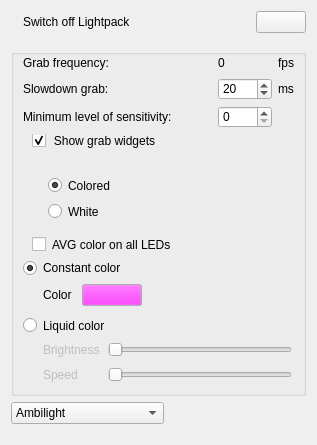
      <widget class="QWidget" name="tabSoftwareOptions">
       <property name="enabled">
        <bool>true</bool>
       </property>
       <attribute name="title">
        <string>Mode</string>
       </attribute>
       <layout class="QVBoxLayout" name="verticalLayout_4">
        <item>
         <layout class="QHBoxLayout" name="horizontalLayout_12">
          <property name="leftMargin">
           <number>12</number>
          </property>
          <item>
           <widget class="QLabel" name="label_EnableDisableDevice">
            <property name="minimumSize">
             <size>
              <width>0</width>
              <height>21</height>
             </size>
            </property>
            <property name="maximumSize">
             <size>
              <width>16777215</width>
              <height>21</height>
             </size>
            </property>
            <property name="font">
             <font>
              <weight>50</weight>
              <bold>false</bold>
             </font>
            </property>
            <property name="text">
             <string>Switch off Lightpack</string>
            </property>
            <property name="alignment">
             <set>Qt::AlignLeading|Qt::AlignLeft|Qt::AlignVCenter</set>
            </property>
           </widget>
          </item>
          <item>
           <widget class="QPushButton" name="pushButton_EnableDisableDevice">
            <property name="sizePolicy">
             <sizepolicy hsizetype="Fixed" vsizetype="Fixed">
              <horstretch>0</horstretch>
              <verstretch>0</verstretch>
             </sizepolicy>
            </property>
            <property name="minimumSize">
             <size>
              <width>50</width>
              <height>0</height>
             </size>
            </property>
            <property name="focusPolicy">
             <enum>Qt::TabFocus</enum>
            </property>
            <property name="text">
             <string/>
            </property>
            <property name="icon">
             <iconset resource="../res/LightpackResources.qrc">
              <normaloff>:/icons/off.png</normaloff>:/icons/off.png</iconset>
            </property>
            <property name="checkable">
             <bool>false</bool>
            </property>
            <property name="checked">
             <bool>false</bool>
            </property>
            <property name="default">
             <bool>false</bool>
            </property>
            <property name="flat">
             <bool>false</bool>
            </property>
           </widget>
          </item>
         </layout>
        </item>
        <item>
         <widget class="QGroupBox" name="groupBox_7">
          <property name="minimumSize">
           <size>
            <width>0</width>
            <height>100</height>
           </size>
          </property>
          <property name="styleSheet">
           <string notr="true">#groupBox_7 {margin-top: 10px;padding-top:10px;}</string>
          </property>
          <property name="title">
           <string/>
          </property>
          <layout class="QVBoxLayout" name="verticalLayout_11">
           <property name="sizeConstraint">
            <enum>QLayout::SetMinimumSize</enum>
           </property>
           <item>
            <widget class="QFrame" name="frmAmbilight">
             <property name="styleSheet">
              <string notr="true">#frmAmbilight {border: 0px;}</string>
             </property>
             <property name="frameShape">
              <enum>QFrame::StyledPanel</enum>
             </property>
             <property name="frameShadow">
              <enum>QFrame::Raised</enum>
             </property>
             <layout class="QVBoxLayout" name="verticalLayout_8">
              <property name="margin">
               <number>0</number>
              </property>
              <item>
               <layout class="QGridLayout" name="gridLayout" rowstretch="0,0,0">
                <item row="0" column="0">
                 <widget class="QLabel" name="label_GrabFrequency_txt">
                  <property name="minimumSize">
                   <size>
                    <width>0</width>
                    <height>18</height>
                   </size>
                  </property>
                  <property name="maximumSize">
                   <size>
                    <width>16777215</width>
                    <height>18</height>
                   </size>
                  </property>
                  <property name="font">
                   <font>
                    <weight>50</weight>
                    <bold>false</bold>
                   </font>
                  </property>
                  <property name="text">
                   <string>Grab frequency:</string>
                  </property>
                  <property name="alignment">
                   <set>Qt::AlignLeading|Qt::AlignLeft|Qt::AlignVCenter</set>
                  </property>
                 </widget>
                </item>
                <item row="0" column="3">
                 <widget class="QLabel" name="label_GrabFrequency_txt_fps">
                  <property name="text">
                   <string>fps</string>
                  </property>
                  <property name="alignment">
                   <set>Qt::AlignLeading|Qt::AlignLeft|Qt::AlignVCenter</set>
                  </property>
                  <property name="textInteractionFlags">
                   <set>Qt::LinksAccessibleByMouse|Qt::TextSelectableByMouse</set>
                  </property>
                 </widget>
                </item>
                <item row="1" column="0">
                 <widget class="QLabel" name="label_SlowdownGrab_txt">
                  <property name="minimumSize">
                   <size>
                    <width>0</width>
                    <height>17</height>
                   </size>
                  </property>
                  <property name="maximumSize">
                   <size>
                    <width>16777215</width>
                    <height>17</height>
                   </size>
                  </property>
                  <property name="font">
                   <font>
                    <weight>50</weight>
                    <bold>false</bold>
                   </font>
                  </property>
                  <property name="text">
                   <string>Slowdown grab:</string>
                  </property>
                  <property name="alignment">
                   <set>Qt::AlignLeading|Qt::AlignLeft|Qt::AlignVCenter</set>
                  </property>
                  <property name="margin">
                   <number>0</number>
                  </property>
                 </widget>
                </item>
                <item row="1" column="2">
                 <widget class="QSpinBox" name="spinBox_SlowdownGrab">
                  <property name="minimum">
                   <number>1</number>
                  </property>
                  <property name="maximum">
                   <number>1000</number>
                  </property>
                  <property name="value">
                   <number>20</number>
                  </property>
                 </widget>
                </item>
                <item row="2" column="2">
                 <widget class="QSpinBox" name="spinBox_MinLevelOfSensitivity">
                  <property name="minimum">
                   <number>0</number>
                  </property>
                  <property name="maximum">
                   <number>20</number>
                  </property>
                  <property name="value">
                   <number>0</number>
                  </property>
                 </widget>
                </item>
                <item row="1" column="3">
                 <widget class="QLabel" name="label_SlowdownGrab_txt_ms">
                  <property name="text">
                   <string>ms</string>
                  </property>
                  <property name="alignment">
                   <set>Qt::AlignLeading|Qt::AlignLeft|Qt::AlignVCenter</set>
                  </property>
                 </widget>
                </item>
                <item row="2" column="0">
                 <widget class="QLabel" name="label_MinLevelOfSensitivity">
                  <property name="font">
                   <font>
                    <weight>50</weight>
                    <bold>false</bold>
                   </font>
                  </property>
                  <property name="text">
                   <string>Minimum level of sensitivity:</string>
                  </property>
                  <property name="alignment">
                   <set>Qt::AlignLeading|Qt::AlignLeft|Qt::AlignVCenter</set>
                  </property>
                 </widget>
                </item>
                <item row="2" column="1">
                 <spacer name="horizontalSpacer">
                  <property name="orientation">
                   <enum>Qt::Horizontal</enum>
                  </property>
                  <property name="sizeHint" stdset="0">
                   <size>
                    <width>40</width>
                    <height>2</height>
                   </size>
                  </property>
                 </spacer>
                </item>
                <item row="0" column="2">
                 <widget class="QLabel" name="label_GrabFrequency_value">
                  <property name="text">
                   <string notr="true">0</string>
                  </property>
                  <property name="margin">
                   <number>3</number>
                  </property>
                  <property name="textInteractionFlags">
                   <set>Qt::LinksAccessibleByMouse|Qt::TextSelectableByMouse</set>
                  </property>
                 </widget>
                </item>
               </layout>
              </item>
              <item>
               <widget class="QGroupBox" name="groupBox_ShowGrabWidgets">
                <property name="sizePolicy">
                 <sizepolicy hsizetype="Preferred" vsizetype="Fixed">
                  <horstretch>0</horstretch>
                  <verstretch>0</verstretch>
                 </sizepolicy>
                </property>
                <property name="minimumSize">
                 <size>
                  <width>0</width>
                  <height>0</height>
                 </size>
                </property>
                <property name="font">
                 <font>
                  <weight>50</weight>
                  <bold>false</bold>
                 </font>
                </property>
                <property name="autoFillBackground">
                 <bool>false</bool>
                </property>
                <property name="styleSheet">
                 <string notr="true">QGroupBox{
border: 0px; 
padding-left: 10px;
margin-top: 0px;
}
QGroupBox::title {
subcontrol-position: top left;
left: +9px;
}

QRadioButton#radioButton_Colored{
padding-top: 15px;
}
QRadioButton#radioButton_White{
padding-top: 5px;
}</string>
                </property>
                <property name="title">
                 <string>Show grab widgets</string>
                </property>
                <property name="flat">
                 <bool>false</bool>
                </property>
                <property name="checkable">
                 <bool>true</bool>
                </property>
                <layout class="QVBoxLayout" name="verticalLayout_10">
                 <property name="leftMargin">
                  <number>22</number>
                 </property>
                 <item>
                  <widget class="QRadioButton" name="radioButton_Colored">
                   <property name="minimumSize">
                    <size>
                     <width>0</width>
                     <height>28</height>
                    </size>
                   </property>
                   <property name="text">
                    <string>Colored</string>
                   </property>
                   <property name="checked">
                    <bool>true</bool>
                   </property>
                  </widget>
                 </item>
                 <item>
                  <widget class="QRadioButton" name="radioButton_White">
                   <property name="text">
                    <string>White</string>
                   </property>
                  </widget>
                 </item>
                </layout>
               </widget>
              </item>
              <item>
               <widget class="QCheckBox" name="checkBox_AVG_Colors">
                <property name="font">
                 <font>
                  <weight>50</weight>
                  <bold>false</bold>
                 </font>
                </property>
                <property name="styleSheet">
                 <string notr="true">QCheckBox#checkBox_AVG_Colors{
padding-left: 9px;
margin-top: 0px;

}</string>
                </property>
                <property name="text">
                 <string>AVG color on all LEDs</string>
                </property>
                <property name="checked">
                 <bool>false</bool>
                </property>
               </widget>
              </item>
             </layout>
            </widget>
           </item>
           <item>
            <widget class="QFrame" name="frmBacklight">
             <property name="styleSheet">
              <string notr="true">#frmBacklight {border: 0px}</string>
             </property>
             <property name="frameShape">
              <enum>QFrame::StyledPanel</enum>
             </property>
             <property name="frameShadow">
              <enum>QFrame::Raised</enum>
             </property>
             <layout class="QVBoxLayout" name="verticalLayout_9">
              <property name="margin">
               <number>0</number>
              </property>
              <item>
               <widget class="QRadioButton" name="radioButton_ConstantColorMoodLampMode">
                <property name="text">
                 <string>Constant color</string>
                </property>
                <property name="checkable">
                 <bool>true</bool>
                </property>
                <property name="checked">
                 <bool>true</bool>
                </property>
               </widget>
              </item>
              <item>
               <layout class="QFormLayout" name="formLayout_2">
                <property name="horizontalSpacing">
                 <number>10</number>
                </property>
                <property name="leftMargin">
                 <number>20</number>
                </property>
                <item row="0" column="0">
                 <widget class="QLabel" name="label_MoodLampColor">
                  <property name="text">
                   <string>Color</string>
                  </property>
                 </widget>
                </item>
                <item row="0" column="1">
                 <widget class="QColorButton" name="pushButton_SelectColor">
                  <property name="sizePolicy">
                   <sizepolicy hsizetype="Fixed" vsizetype="Fixed">
                    <horstretch>0</horstretch>
                    <verstretch>0</verstretch>
                   </sizepolicy>
                  </property>
                  <property name="minimumSize">
                   <size>
                    <width>60</width>
                    <height>22</height>
                   </size>
                  </property>
                  <property name="maximumSize">
                   <size>
                    <width>60</width>
                    <height>22</height>
                   </size>
                  </property>
                  <property name="baseSize">
                   <size>
                    <width>60</width>
                    <height>22</height>
                   </size>
                  </property>
                  <property name="palette">
                   <palette>
                    <active>
                     <colorrole role="Button">
                      <brush brushstyle="SolidPattern">
                       <color alpha="255">
                        <red>255</red>
                        <green>0</green>
                        <blue>255</blue>
                       </color>
                      </brush>
                     </colorrole>
                    </active>
                    <inactive>
                     <colorrole role="Button">
                      <brush brushstyle="SolidPattern">
                       <color alpha="255">
                        <red>255</red>
                        <green>0</green>
                        <blue>255</blue>
                       </color>
                      </brush>
                     </colorrole>
                    </inactive>
                    <disabled>
                     <colorrole role="Button">
                      <brush brushstyle="SolidPattern">
                       <color alpha="255">
                        <red>255</red>
                        <green>0</green>
                        <blue>255</blue>
                       </color>
                      </brush>
                     </colorrole>
                    </disabled>
                   </palette>
                  </property>
                  <property name="styleSheet">
                   <string notr="true"/>
                  </property>
                  <property name="text">
                   <string/>
                  </property>
                  <property name="flat">
                   <bool>false</bool>
                  </property>
                 </widget>
                </item>
               </layout>
              </item>
              <item>
               <widget class="QRadioButton" name="radioButton_LiquidColorMoodLampMode">
                <property name="styleSheet">
                 <string notr="true">margin-top: 6px;</string>
                </property>
                <property name="text">
                 <string>Liquid color</string>
                </property>
               </widget>
              </item>
              <item>
               <layout class="QFormLayout" name="formLayout">
                <property name="sizeConstraint">
                 <enum>QLayout::SetFixedSize</enum>
                </property>
                <property name="fieldGrowthPolicy">
                 <enum>QFormLayout::ExpandingFieldsGrow</enum>
                </property>
                <property name="labelAlignment">
                 <set>Qt::AlignLeading|Qt::AlignLeft|Qt::AlignVCenter</set>
                </property>
                <property name="formAlignment">
                 <set>Qt::AlignLeading|Qt::AlignLeft|Qt::AlignTop</set>
                </property>
                <property name="horizontalSpacing">
                 <number>8</number>
                </property>
                <property name="verticalSpacing">
                 <number>7</number>
                </property>
                <property name="leftMargin">
                 <number>20</number>
                </property>
                <property name="topMargin">
                 <number>2</number>
                </property>
                <property name="rightMargin">
                 <number>2</number>
                </property>
                <item row="1" column="0">
                 <widget class="QLabel" name="label_MoodLampBrightness">
                  <property name="enabled">
                   <bool>false</bool>
                  </property>
                  <property name="sizePolicy">
                   <sizepolicy hsizetype="Preferred" vsizetype="Fixed">
                    <horstretch>0</horstretch>
                    <verstretch>0</verstretch>
                   </sizepolicy>
                  </property>
                  <property name="minimumSize">
                   <size>
                    <width>0</width>
                    <height>18</height>
                   </size>
                  </property>
                  <property name="baseSize">
                   <size>
                    <width>0</width>
                    <height>18</height>
                   </size>
                  </property>
                  <property name="text">
                   <string>Brightness</string>
                  </property>
                 </widget>
                </item>
                <item row="1" column="1">
                 <widget class="QSlider" name="horizontalSlider_Brightness">
                  <property name="enabled">
                   <bool>false</bool>
                  </property>
                  <property name="minimumSize">
                   <size>
                    <width>0</width>
                    <height>18</height>
                   </size>
                  </property>
                  <property name="baseSize">
                   <size>
                    <width>0</width>
                    <height>18</height>
                   </size>
                  </property>
                  <property name="styleSheet">
                   <string notr="true"/>
                  </property>
                  <property name="maximum">
                   <number>255</number>
                  </property>
                  <property name="orientation">
                   <enum>Qt::Horizontal</enum>
                  </property>
                 </widget>
                </item>
                <item row="2" column="0">
                 <widget class="QLabel" name="label_MoodLampSpeed">
                  <property name="enabled">
                   <bool>false</bool>
                  </property>
                  <property name="sizePolicy">
                   <sizepolicy hsizetype="Preferred" vsizetype="Fixed">
                    <horstretch>0</horstretch>
                    <verstretch>0</verstretch>
                   </sizepolicy>
                  </property>
                  <property name="minimumSize">
                   <size>
                    <width>0</width>
                    <height>18</height>
                   </size>
                  </property>
                  <property name="baseSize">
                   <size>
                    <width>0</width>
                    <height>18</height>
                   </size>
                  </property>
                  <property name="text">
                   <string>Speed</string>
                  </property>
                 </widget>
                </item>
                <item row="2" column="1">
                 <widget class="QSlider" name="horizontalSlider_Speed">
                  <property name="enabled">
                   <bool>false</bool>
                  </property>
                  <property name="minimumSize">
                   <size>
                    <width>0</width>
                    <height>18</height>
                   </size>
                  </property>
                  <property name="baseSize">
                   <size>
                    <width>0</width>
                    <height>18</height>
                   </size>
                  </property>
                  <property name="minimum">
                   <number>1</number>
                  </property>
                  <property name="maximum">
                   <number>100</number>
                  </property>
                  <property name="orientation">
                   <enum>Qt::Horizontal</enum>
                  </property>
                 </widget>
                </item>
               </layout>
              </item>
             </layout>
            </widget>
           </item>
          </layout>
         </widget>
        </item>
        <item>
         <widget class="QComboBox" name="cb_Modes">
          <property name="sizePolicy">
           <sizepolicy hsizetype="Fixed" vsizetype="Fixed">
            <horstretch>0</horstretch>
            <verstretch>0</verstretch>
           </sizepolicy>
          </property>
          <item>
           <property name="text">
            <string>Ambilight</string>
           </property>
          </item>
          <item>
           <property name="text">
            <string>Backlight (MoodLamp)</string>
           </property>
          </item>
         </widget>
        </item>
        <item>
         <spacer name="verticalSpacer">
          <property name="orientation">
           <enum>Qt::Vertical</enum>
          </property>
          <property name="sizeType">
           <enum>QSizePolicy::Expanding</enum>
          </property>
          <property name="sizeHint" stdset="0">
           <size>
            <width>20</width>
            <height>10</height>
           </size>
          </property>
         </spacer>
        </item>
       </layout>
      </widget>
